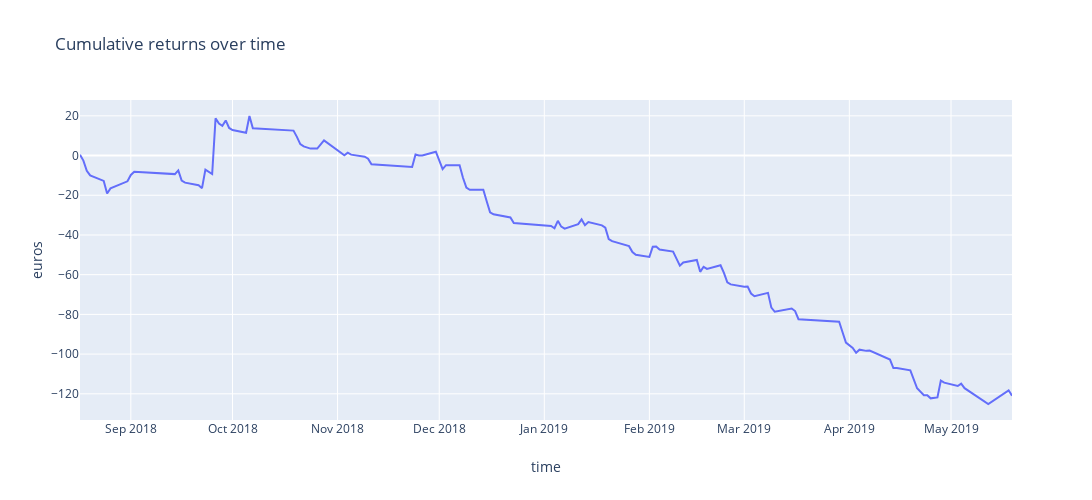

Notebook cell for this chart:
### Code cell
traces = []
scatter = go.Scatter(
    x=list(returns_over_time.keys()),
    y=list(returns_over_time.cumsum().values),
    mode='lines',
)
traces.append(scatter)

layout = {
    'title':'Cumulative returns over time',
    'xaxis': {
        'title': 'time',
    },
    'yaxis': {
        'title': 'euros',
    },
    'width': 1300,
    'height': 500,
}
fig = go.Figure(data=traces, layout=layout)
iplot(fig)

### Figure 1 — Plotly figure (JSON) as saved in the notebook; plotly's stock layout.template omitted (floating-point values rounded to 4 significant figures; data arrays with more than 128 entries replaced by an {"elided": "..."} marker saying what was removed)
{"data": [{"mode": "lines", "type": "scatter", "x": {"elided": "129 str values"}, "y": {"elided": "129 float values"}}], "layout": {"height": 500, "title": {"text": "Cumulative returns over time"}, "width": 1300, "xaxis": {"autorange": true, "range": ["2018-08-17", "2019-05-19"], "title": {"text": "time"}, "type": "date"}, "yaxis": {"autorange": true, "range": [-133.2, 27.98], "title": {"text": "euros"}, "type": "linear"}}}
